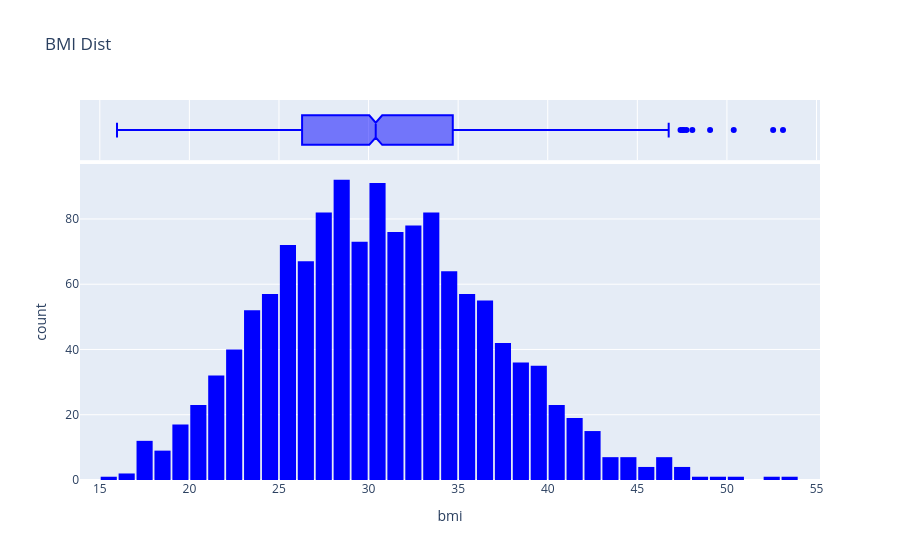

Write notebook code for a chart like this one.
### Code cell
fig = px.histogram(df_medical, x='bmi', marginal='box', color_discrete_sequence=['blue'], title='BMI Dist')
fig.update_layout(bargap=0.1)
fig.show()

# Interpretation - 
## 1. Gaussian distribution

### Figure 1 — Plotly figure (JSON) as saved in the notebook; plotly's stock layout.template omitted (floating-point values rounded to 4 significant figures; data arrays with more than 128 entries replaced by an {"elided": "..."} marker saying what was removed)
{"data": [{"bingroup": "x", "hovertemplate": "bmi=%{x}<br>count=%{y}<extra></extra>", "legendgroup": "", "marker": {"color": "blue", "pattern": {"shape": ""}}, "name": "", "orientation": "v", "showlegend": false, "type": "histogram", "x": {"elided": "1338 float values"}, "xaxis": "x", "yaxis": "y"}, {"hovertemplate": "bmi=%{x}<extra></extra>", "legendgroup": "", "marker": {"color": "blue"}, "name": "", "notched": true, "showlegend": false, "type": "box", "x": {"elided": "1338 float values"}, "xaxis": "x2", "yaxis": "y2"}], "layout": {"bargap": 0.1, "barmode": "relative", "legend": {"tracegroupgap": 0}, "title": {"text": "BMI Dist"}, "xaxis": {"anchor": "y", "domain": [0, 1], "title": {"text": "bmi"}}, "xaxis2": {"anchor": "y2", "domain": [0, 1], "matches": "x", "showgrid": true, "showticklabels": false}, "yaxis": {"anchor": "x", "domain": [0, 0.8316], "title": {"text": "count"}}, "yaxis2": {"anchor": "x2", "domain": [0.8416, 1], "matches": "y2", "showgrid": false, "showline": false, "showticklabels": false, "ticks": ""}}}
